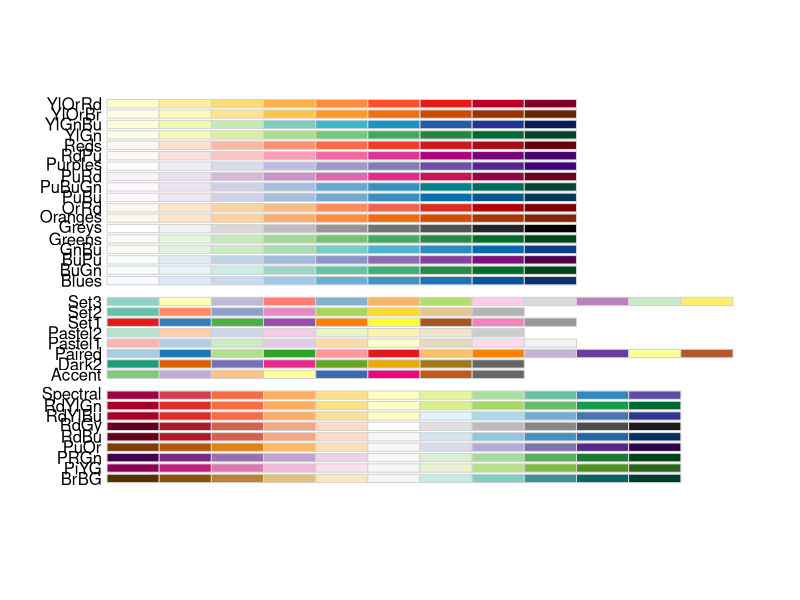
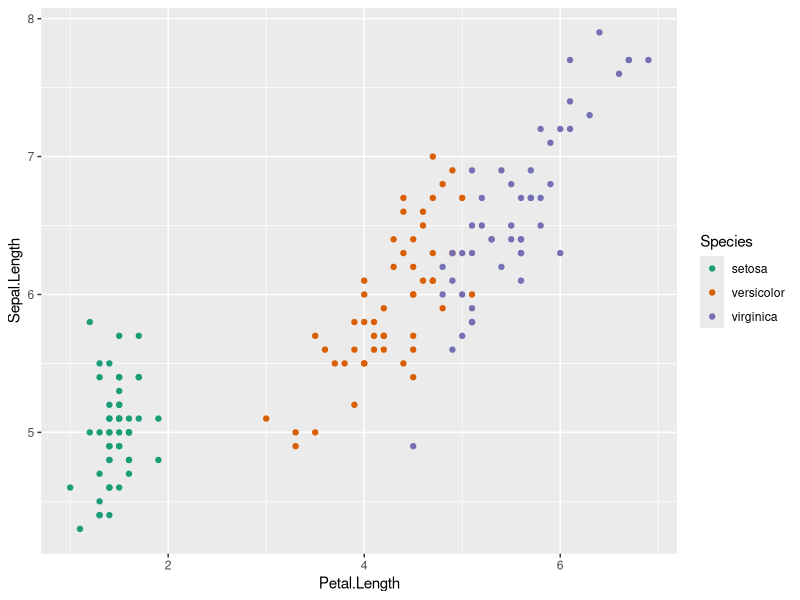

R code for these plots, in order:
## ---- chunk 1
library(RColorBrewer)
display.brewer.all() 
## ---- chunk 2
library(ggplot2)
ggplot(iris, aes(Petal.Length, Sepal.Length, colour = Species)) +
  geom_point() +
  scale_colour_brewer(palette = "Dark2")
